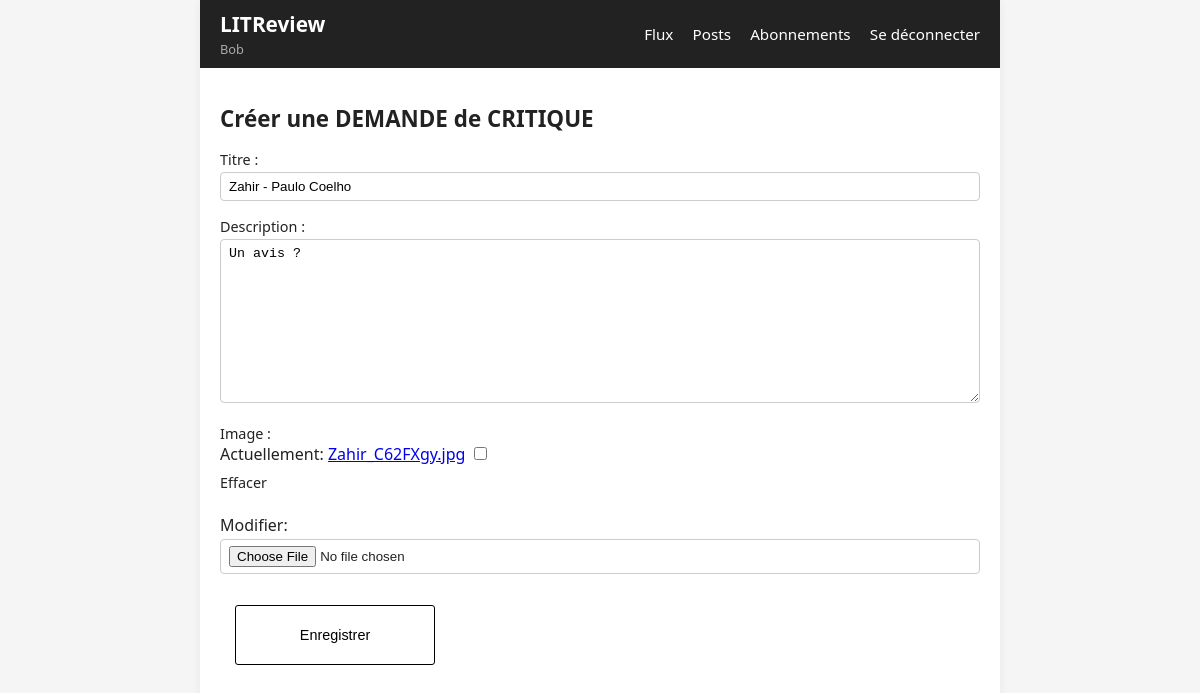
Screenshot of /tickets/17/edit/ (signed in) with the database file from the repository.
### authentication/models.py (models this page shows)
class User(AbstractUser):
    CREATOR = 'CREATOR'
    SUBSCRIBER = 'SUBSCRIBER'
    ROLE_CHOICES = (
        (CREATOR, 'Créateur'),
        (SUBSCRIBER, 'Abonné'),
    )
    profile_photo = models.ImageField(
        verbose_name='Photo de profil',
        blank=True,
        null=True,
    )
    role = models.CharField(
        max_length=30,
        choices=ROLE_CHOICES,
        verbose_name='Rôle',
        default=SUBSCRIBER,
    )

### blog/models.py (models this page shows, shortened)
class Ticket(models.Model):
    title = models.CharField(max_length=128)
    description = models.TextField(blank=True)
    image = models.ImageField(null=True, blank=True)
    user = models.ForeignKey(
        settings.AUTH_USER_MODEL,
        on_delete=models.CASCADE,
        related_name='tickets',
    )
    time_created = models.DateTimeField(auto_now_add=True)

### blog/views.py (the view)
# urls.py: path('tickets/<int:ticket_id>/edit/', blog.views.ticket_update, name='ticket_update'),
@login_required
def ticket_update(request, ticket_id):
    ticket = get_object_or_404(Ticket, id=ticket_id, user=request.user)
    if request.method == "POST":
        form = TicketForm(request.POST, request.FILES, instance=ticket)
        if form.is_valid():
            form.save()  # L'auteur ne change pas : instance déjà liée
            return redirect('feed')
    else:
        form = TicketForm(instance=ticket)
    return render(request, 'blog/ticket_form.html', {"form": form})

### blog/forms.py
class TicketForm(forms.ModelForm):
    class Meta:
        model = Ticket
        fields = ["title", "description", "image"]
        labels = {
            "title": "Titre",
            "description": "Description",
            "image": "Image",
        }
        widgets = {
            "body": forms.Textarea(attrs={"rows": 6, "cols": 60}),
        }

### blog/templates/blog/ticket_form.html (shortened to what this page needs)
{% extends 'base.html' %}
{% block content %}
    <h1>Créer une DEMANDE de CRITIQUE</h1>
    <form method="post" enctype="multipart/form-data">
        <p>
            {{ form.title.label_tag }}
            {{ form.title }}
        </p>
        <p>
            {{ form.description.label_tag }}
            {{ form.description }}
        </p>
        <p>
            {{ form.image.label_tag }}
            {{ form.image }}
        </p>
        <button type="submit" class="btn">Enregistrer</button>
    </form>
{% endblock content %}

### templates/base.html (shortened to what this page needs)
{% load static %}
<!DOCTYPE html>
<html lang="fr">
<head>
    <link rel="stylesheet" href="{% static 'style.css' %}">
</head>
<body>
    <div class="site-wrapper">
        <header class="site-header">
            <div class="site-header-left">
                <h1 class="site-title">LITReview</h1>
                {% if request.user.is_authenticated %}
                    <span class="nav-user">{{ request.user.username }}</span>
                {% endif %}
            </div>
            {% if request.user.is_authenticated %}
                <nav class="main-nav">
                    <a href="{% url 'feed' %}">Flux</a>
                    <a href="{% url 'posts_list' %}">Posts</a>
                    <a href="{% url 'subscriptions' %}">Abonnements</a>
                    <a href="{% url 'logout' %}">Se déconnecter</a>
                </nav>
            {% endif %}
        </header>
        <main class="page-content">
            {% block content %}{% endblock content %}
        </main>
    </div>
</body>
</html>

### litrevu/static/style.css (style rules this page uses)
body { font-family: system-ui, -apple-system, BlinkMacSystemFont, "Segoe UI", sans-serif; margin: 0; background-color: #f5f5f5; color: #222; }
.site-wrapper { max-width: 800px; margin: 0 auto; background-color: #fff; min-height: 100vh; box-shadow: 0 0 10px rgba(0,0,0,0.05); }
.site-header { background-color: #222; color: #fff; padding: 10px 20px; display: flex; align-items: center; justify-content: space-between; }
.site-title { margin: 0; font-size: 1.3rem; }
.site-header-left { display: flex; flex-direction: column; gap: 2px; }
.nav-user { color: #aaa; font-size: 0.8rem; }
.main-nav a { color: #fff; margin-left: 15px; text-decoration: none; font-size: 0.95rem; }
.page-content { padding: 20px 20px 40px; }
.page-content h1 { font-size: 1.4rem; margin-bottom: 15px; }
.btn { display: inline-flex; align-items: center; justify-content: center; padding: 6px 12px; border-radius: 3px; font-size: 0.9rem; text-align: center; width: 200px; height: 60px; cursor: pointer; line-height: 1; box-sizing: border-box; color: #000000; background-color: #ffffff; border: 1px solid #000000; text-decoration: none; margin: 15px; }
form { margin: 10px 0; }
label { display: block; margin-top: 8px; font-size: 0.9rem; }
input[type="text"], input[type="password"], input[type="file"], textarea, select { width: 100%; box-sizing: border-box; padding: 6px 8px; margin-top: 3px; border: 1px solid #ccc; border-radius: 4px; }

### rows the page displays
User: user.username "Bob"
Ticket: title "Zahir - Paulo Coelho", description "Un avis ?"
